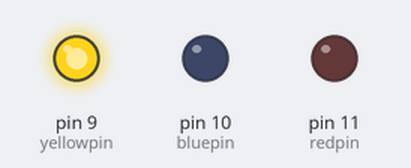
Bench run of a sketch on a simulated Arduino Uno, built with avr-gcc and run on an emulated ATmega328P. Parts: output pins drawn as LEDs (lit = HIGH). What the sketch prints to the serial monitor is not drawn.

Above: at 0.15 s.
Timing chart, 0 to 1.6 s (numbered marks = the images above):
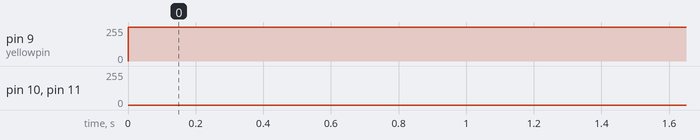

Measured:
- by itself, pin 9 (yellowpin): 0/255 → 255/255 at 0.00 s

The sketch:

RGB_analogwrite.ino
```cpp
int redpin = 11;
int bluepin = 10;
int yellowpin = 9;
int val;

void setup() {
  pinMode(redpin, OUTPUT);
  pinMode(bluepin, OUTPUT);
  pinMode(yellowpin, OUTPUT);
  Serial.begin(9600);
}

void loop()
{
  for (val = 255; val > 0; val--)
  {
    analogWrite(11, val);
    analogWrite(10, 255 - val);
    analogWrite(9, 128 - val);
    delay(1);
  }
  for (val = 0; val < 255; val++)
  {
    analogWrite(11, val);
    analogWrite(10, 255 - val);
    analogWrite(9, 128 - val);
    delay(1);
  }
  Serial.println(val, DEC);
}
```
